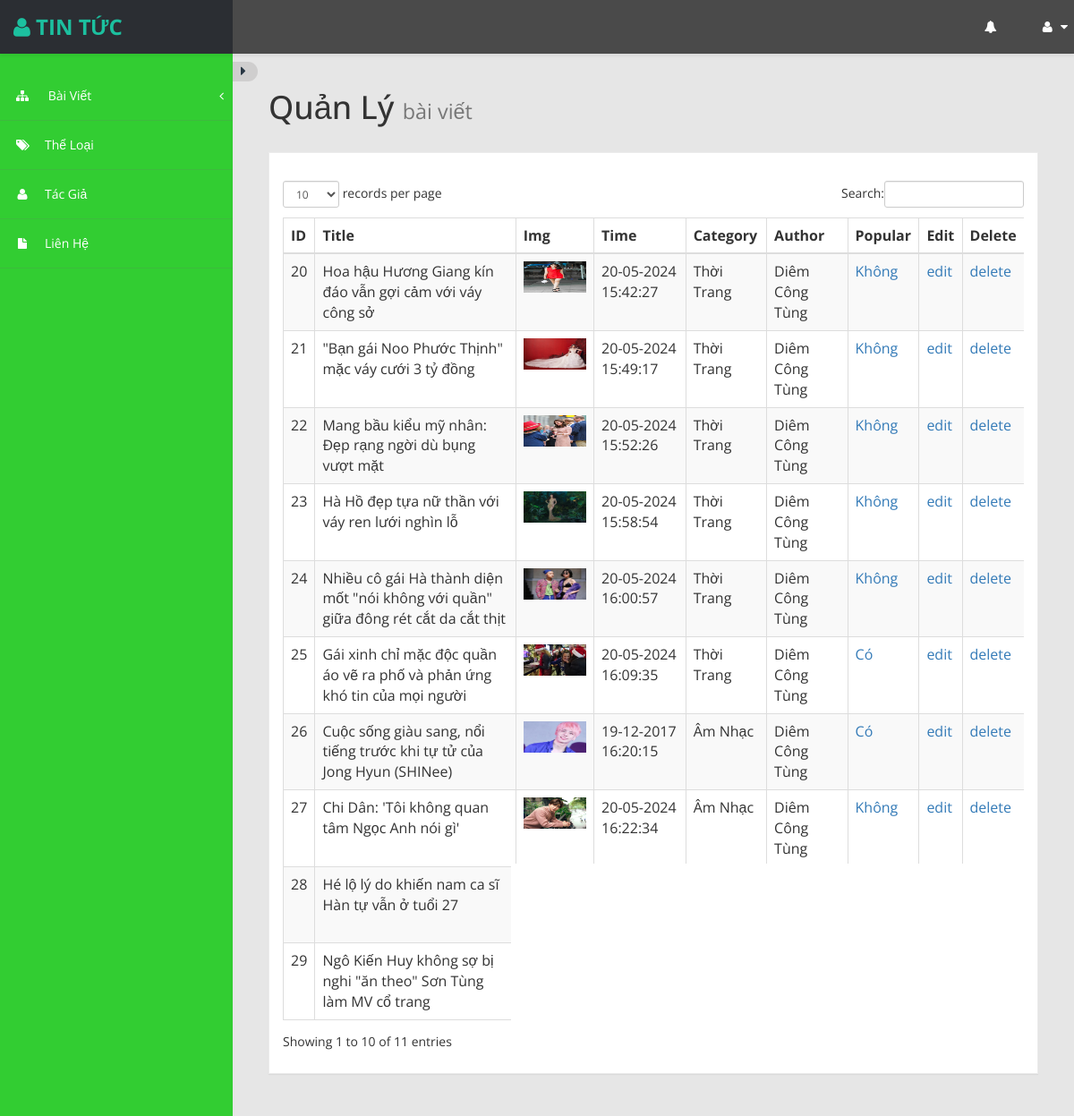
Screenshot of /admin/index.php?ADpage=QL-BV (signed in) with the database file from the repository.
### tables this page shows
CREATE TABLE `articles` (
  `ArticleID` int(255) NOT NULL,
  `Title` varchar(255) NOT NULL,
  `Description` mediumtext NOT NULL,
  `Content` mediumtext NOT NULL,
  `Img` mediumtext NOT NULL,
  `Day` varchar(50) NOT NULL,
  `Time` varchar(50) NOT NULL,
  `CategoryID` int(255) NOT NULL,
  `UserID` int(255) NOT NULL,
  `Status` int(10) NOT NULL,
  `Popular` int(10) NOT NULL
);

CREATE TABLE `categories` (
  `CategoryID` int(255) NOT NULL,
  `CategoryName` varchar(100) NOT NULL
);

CREATE TABLE `users` (
  `UserID` int(255) NOT NULL,
  `UserName` varchar(150) NOT NULL,
  `Password` varchar(50) NOT NULL,
  `Password2` varchar(50) NOT NULL,
  `Jurisdiction` int(10) NOT NULL,
  `Name` varchar(50) NOT NULL,
  `Email` varchar(100) NOT NULL,
  `Phone` varchar(50) NOT NULL
);

### admin/function.php (called while the page is built, shortened)
<?php
	function QL_BV()
	{
		global $db;
		$query='select * from articles a inner join categories c
		on a.CategoryID=c.CategoryID
		inner join users u on u.UserID=a.UserID where Status=1 ';
		$statement=$db->prepare($query);
		$statement->execute();
		$statement->setFetchMode(PDO::FETCH_ASSOC);
		return $statement;
	}
?>

### admin/include/BaiViet/QL-BV.php (the view, shortened to what this page needs)
<div class="row">
                    <div class="col-md-12">
                        <h1 class="page-header">
                            Quản Lý <small>bài viết</small>
                        </h1>
                    </div>
</div>
<div class="row">
                <div class="col-md-12">
                    <div class="panel panel-default">
                        <div class="panel-heading">
                        </div>
                        <div class="panel-body">
                            <div class="table-responsive">
                                <table class="table table-striped table-bordered table-hover" id="dataTables-example">
                                    <thead>
                                        <tr>
                                            <th>ID</th>
                                            <th>Title</th>
                                            <th>Img</th>
                                            <th>Time</th>
                                            <th>Category</th>
                                            <th>Author</th>
                                            <th>Popular</th>
                                            <th>Edit</th>
                                            <th>Delete</th>
                                        </tr>
                                    </thead>
                                    <tbody>
                                    	<?php
											  if($_SESSION['quyenhan']=='1')
                                        			$QL_BV=QL_BV();
											  else
											  		$QL_BV=QL_BV_User($_SESSION['UserID']);
											foreach($QL_BV as $row)
											{
												echo "
													<tr class='gradeU'>
														<td>".$row['ArticleID']." ";
														echo"</td>
														<td>".$row['Title']."</td>
														<td   class='center'>
															<img src='../upload/".$row['Img']."'   width='70px' height='35px'/>
														</td>
														<td class='center'>".$row['Day']." ".$row['Time']."</td>
														<td class='center'>".$row['CategoryName']."</td>
														<td class='center'>".$row['Name']."</td>
														";
														?>
                                                        <td class='center'>
														<?php
															 if($row['Popular']==1)
															 		echo"<a onclick='return status();' href='?ADpage=Sua-Popular&&ArticleID=".$row['ArticleID']."&&Popular=".$row['Popular']."'>Có</a>";
															else
																echo "<a onclick='return status();' href='?ADpage=Sua-Popular&&ArticleID=".$row['ArticleID']."&&Popular=".$row['Popular']."'>Không</a>"?>
                                                        </td>
                                                        <?php
														echo "
														<td><a href='?ADpage=Sua-BV&&ArticleID=".$row['ArticleID']."'>edit</a></td>
														<td><a href='?ADpage=Xoa-BV&&ArticleID=".$row['ArticleID']."' onclick='return deleteAction();'>delete</a></td>
													</tr>
												";
											}
										?>
                                    </tbody>
                                </table>
                            </div>
                        </div>
                    </div>
                </div>
            </div>

### admin/index.php (shortened to what this page needs)
<?php ob_start();
	include "../config.php";
	include "function.php";
?>
<!DOCTYPE html PUBLIC "-//W3C//DTD XHTML 1.0 Transitional//EN" "http://www.w3.org/TR/xhtml1/DTD/xhtml1-transitional.dtd">
<html xmlns="http://www.w3.org/1999/xhtml">
<head>
	 <link href="assets/css/bootstrap.css" rel="stylesheet" />
    <link href="assets/css/font-awesome.css" rel="stylesheet" />
    <link href="assets/js/morris/morris-0.4.3.min.css" rel="stylesheet" />
    <link href="assets/css/custom-styles.css" rel="stylesheet" />
    <link href="assets/js/dataTables/dataTables.bootstrap.css" rel="stylesheet" />
</head>
<body>
 <div id="wrapper">
        <nav class="navbar navbar-default top-navbar" role="navigation">
            <div class="navbar-header">
                <a class="navbar-brand" href="index.php"><i class="fa fa-user"></i> <strong>Tin Tức</strong></a>
            </div>
            <ul class="nav navbar-top-links navbar-right">
                <?php if($_SESSION['quyenhan']=='1'){
					?>
                <li class="dropdown">
                    <a class="dropdown-toggle"  href="?ADpage=QL-LH" aria-expanded="false">
                        <i class="fa fa-bell fa-fw"></i>
                    </a>
                </li>
                <?php }?>
                <li class="dropdown">
                    <a class="dropdown-toggle" data-toggle="dropdown" href="#" aria-expanded="false">
                        <i class="fa fa-user fa-fw"></i> <i class="fa fa-caret-down"></i>
                    </a>
                </li>
            </ul>
        </nav>
        <nav class="navbar-default navbar-side" role="navigation">
		<div id="sideNav" href=""><i class="fa fa-caret-right"></i></div>
            <div class="sidebar-collapse">
                <ul class="nav" id="main-menu">
                    <li>
                        <a href="#"><i class="fa fa-sitemap"></i> Bài Viết<span class="fa arrow"></span></a>
                    </li>
                    <li>
                        <a href="?ADpage=QL-TL"><i class="fa fa-tags"></i>Thể Loại</a>
                    </li>
                    <?php
                    	if($_SESSION['quyenhan']=='1')
						{
							?>
                                <li>
                                    <a href="?ADpage=QL-TG"><i class="fa fa-user"></i>Tác Giả</a>
                                </li>
                            <?php
						}
					?>
                    <?php
                    	if($_SESSION['quyenhan']=='1')
						{
							?>
                                <li>
                                    <a href="?ADpage=QL-LH"><i class="fa fa-fw fa-file"></i>Liên Hệ</a>
                                </li>
                            <?php
						}
					?>
                </ul>
            </div>
        </nav>
        <div id="page-wrapper">
            <div id="page-inner">
                <?php
							if(isset($_GET['ADpage'])){$ADpage=$_GET['ADpage'];}else{$ADpage="";}
							switch($ADpage)
								{
								case "QL-BV":
									include("include/BaiViet/QL-BV.php");
								break;
								}
			?>
            </div>
        </div>
</div>
</body>
</html>

### admin/assets/css/custom-styles.css (style rules this page uses)
body { font-family: 'Open Sans', sans-serif; background: #32CD32; }
#wrapper { width: 100%; }
#page-wrapper { padding: 15px 15px; min-height: 600px; background: #E6E6E6; }
#page-inner { width:100%; margin:10px 20px 10px 0px; background-color:transparent; padding:10px; min-height:1200px; }
h1, .h1, h2, .h2, h3, .h3 { margin-top: 7px; margin-bottom: -5px; }
.navbar-side { z-index: 0; }
.panel { border-radius:0px; }
.navbar-side .nav > li > a > i { color: #FFFFFF; padding: 8px; width: 30px; text-align: center; }
.top-navbar { position: fixed; width: 100%; z-index: 300; -webkit-box-shadow: 0 3px 3px rgba(0, 0, 0, 0.05); -moz-box-shadow: 0 3px 3px rgba(0, 0, 0, 0.05); box-shadow: 0 3px 3px rgba(0, 0, 0, 0.05); }
.navbar-side { z-index: 1; position: fixed; width: 260px; top: 80px; }
#page-wrapper { position: relative; top: 55px; }
.page-header { padding-bottom: 9px; margin: 10px 0 20px; border-bottom: 1px solid transparent; text-align: left; }
.panel-default { border-color: #ECECEC; }
.panel-default > .panel-heading { color: #000; border-color: #FFF; font-weight:bold; background: #FFFFFF; font-size: 16px; padding: 15px 15px 0; }
.panel-heading { border-bottom: 1px solid transparent; border-top-left-radius: 3px; border-top-right-radius: 3px; }
.top-navbar { margin:0px; }
.top-navbar .navbar-brand { color: #fff; width: 260px; text-align: left; height: 60px; font-size: 24px; font-weight: 700; text-transform: uppercase; line-height: 30px; background: #24383A; }
.top-navbar .nav > li { position: relative; display: inline-block; margin: 0px; padding: 0px; }
.top-navbar .nav > li > a { position: relative; display: block; padding: 20px; color: #FFFFFF; margin: 0px; }
.arrow { float: right; margin-top: 8px; }
.fa.arrow:before { content: "\f104"; }
.sidebar-collapse , .sidebar-collapse .nav { background:none; }
.sidebar-collapse .nav { padding:0; }
.sidebar-collapse .nav > li > a { color: #FFFFFF; background:transparent; text-shadow:none; }
.sidebar-collapse > .nav > li > a { padding: 12px 10px; }
.sidebar-collapse > .nav > li { border-bottom: 1px solid rgba(107, 108, 109, 0.19); }
.navbar-side { border:none; background: #32CD32 ; }
.top-navbar { background: #4A4A4A; border-bottom:none; }
.top-navbar .nav > li > a > i { margin-right: 2px; }
.navbar-default { border:0px solid black; }
.navbar-header { background: transparent; }
.nav > li > a > i { margin-right:10px; color: #FFF; }
#sideNav { position: absolute; right: -28px; z-index: 3; background-color: #CFCECE; padding: 3px 9px; top: -11px; color: #283643; cursor:pointer; border-radius: 0 15px 15px 0; width: 28px; font-size: 16px; }
@media (min-width:768px) { #page-wrapper { margin: 0 0 0 260px; padding: 15px 30px; min-height: 1200px; } }
@media (min-width:768px) { .navbar-side { width: 260px; z-index: 1; } }
@media (min-width:768px) { .navbar { border-radius: 0px; } }

### rows the page displays
articles: ArticleID "20", Title "Hoa hậu Hương Giang kín đáo vẫn gợi cảm với váy công sở", Img (picture), Day "20-05-2024", Time "15:42:27", CategoryID.CategoryName "Thời Trang", UserID.Name "Diêm Công Tùng"
articles: ArticleID "21", Title "\"Bạn gái Noo Phước Thịnh\" mặc váy cưới 3 tỷ đồng", Img (picture), Day "20-05-2024", Time "15:49:17", CategoryID.CategoryName "Thời Trang", UserID.Name "Diêm Công Tùng"
articles: ArticleID "22", Title "Mang bầu kiểu mỹ nhân: Đẹp rạng ngời dù bụng vượt mặt", Img (picture), Day "20-05-2024", Time "15:52:26", CategoryID.CategoryName "Thời Trang", UserID.Name "Diêm Công Tùng"
articles: ArticleID "23", Title "Hà Hồ đẹp tựa nữ thần với váy ren lưới nghìn lỗ", Img (picture), Day "20-05-2024", Time "15:58:54", CategoryID.CategoryName "Thời Trang", UserID.Name "Diêm Công Tùng"
articles: ArticleID "24", Title "Nhiều cô gái Hà thành diện mốt \"nói không với quần\" giữa đông rét cắt da cắt thịt", Img (picture), Day "20-05-2024", Time "16:00:57", CategoryID.CategoryName "Thời Trang", UserID.Name "Diêm Công Tùng"
articles: ArticleID "25", Title "Gái xinh chỉ mặc độc quần áo vẽ ra phố và phản ứng khó tin của mọi người", Img (picture), Day "20-05-2024", Time "16:09:35", CategoryID.CategoryName "Thời Trang", UserID.Name "Diêm Công Tùng"
articles: ArticleID "26", Title "Cuộc sống giàu sang, nổi tiếng trước khi tự tử của Jong Hyun (SHINee)", Img (picture), Day "19-12-2017", Time "16:20:15", CategoryID.CategoryName "Âm Nhạc", UserID.Name "Diêm Công Tùng"
articles: ArticleID "27", Title "Chi Dân: 'Tôi không quan tâm Ngọc Anh nói gì'", Img (picture), Day "20-05-2024", Time "16:22:34", CategoryID.CategoryName "Âm Nhạc", UserID.Name "Diêm Công Tùng"
articles: ArticleID "28", Title "Hé lộ lý do khiến nam ca sĩ Hàn tự vẫn ở tuổi 27", Img (picture)
articles: ArticleID "29", Title "Ngô Kiến Huy không sợ bị nghi \"ăn theo\" Sơn Tùng làm MV cổ trang", Img (picture)
